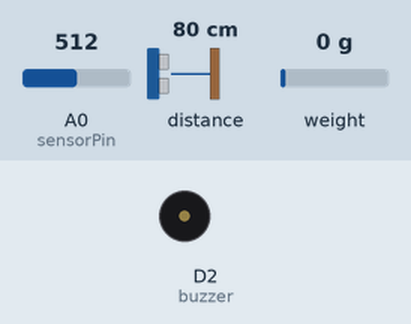
Simulated run of this sketch. Board: ESP8266 (NodeMCU). Parts: buzzer (waves = sounding). Inputs (shaded band) come from the test bench; at power-on: distance to the obstacle 80 cm, A0 (sensorPin) = 512, weight on the scale 0 g. The echo pulse lasts 58.3 µs per cm; WiFi joins after 1.5 s; servers stay silent unless stated; uploads are accepted with an empty reply; what the sketch prints to the serial monitor is not drawn.

Above: at 2.7 s.
2.8 s: distance to the obstacle set to 9 cm
13.9 s: distance to the obstacle set to 6 cm
15.8 s: distance to the obstacle set to 18 cm
At 18.5 s:
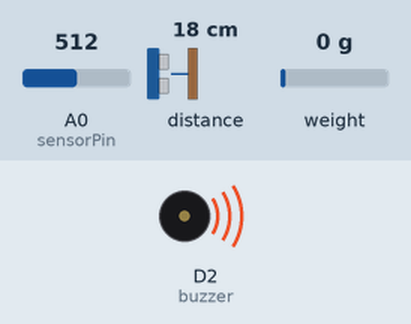
Timing chart, 0 to 28.9 s (numbered marks = the images above; inputs shaded):
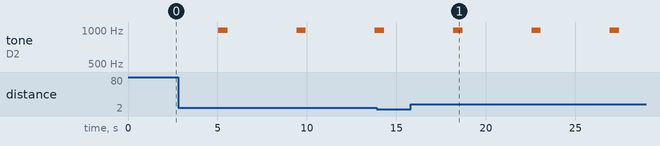

The sketch:

product-weight_count_level-dweet_ifttt.ino
```cpp
/*
Weight, Counter, and Level in 1 code
By- Bappaditya
simplified version- weight+count+level test
*/

#include <ESP8266WiFi.h>
#include "HX711.h" // Load Cell Amplifier
HX711 cell(D0, D1); // (data, CLK) Amplifier is connected to these pins on the NodeMCU ESP8266 Board

/// for weight
float scale = (8439000-8334400)/500.0f;   // for 10kg. scale... Typically around 210
float weight = 0;

/// for counter
int eggnos = 4;                       // max nos of eggs
int eggarray = eggnos-1;              // to use in array
int sensorPin = A0;                   // select the input pin for the potentiometer
int enable[] = {14, 12, 13, 15};      // enable reading sensor A,B,C,D // D5,D6,D7,D8

int sensorValue[] = {0, 0, 0, 0};  // variable to store the value coming from sensor A,B,C,D

int nos[] = {0, 0, 0, 0}; // change sensorValue to 0 or 1
int count = 0;  // sum of 0 or 1's

int countEggs(){
  count = 0;
  for (int j=0; j<=eggarray; j++){
    digitalWrite(enable[j], HIGH);
    sensorValue[j] = analogRead(sensorPin);
    Serial.println(sensorValue[j]);
    digitalWrite(enable[j], LOW);
    if(sensorValue[j]>785)          // depending on light intensity change "785"
      {nos[j]=0;}
      else
      {nos[j]=1;}
    delay(100);
  }
  for (int k=0; k<=eggarray; k++){
  count += nos[k];
  }
  Serial.println(count);
  return count;
}

/// for level and buzzer
// defines pins numbers
const int trigPin = 2;  //D4
const int echoPin = 0;  //D3
const int buzzer = 4;   //D2

// defines variables
long duration;
int distance;

void playBuzzer(){
  for (int i=0; i<500; i++){
  digitalWrite(buzzer, HIGH);
  delayMicroseconds(500);
  digitalWrite(buzzer, LOW);
  delayMicroseconds(500);
  }
//delay(100);
}

/// for wi-fi
const char* ssid     = "xxxxxx";      // your SSID here
const char* password = "xxxxxxxxxx";  // your password here
const int httpPort = 80;
WiFiClient client;

/// for dweet
const char* host = "www.dweet.io";
const char* thing  = "xxxxxxx";           // your thing name here
const char* thing_content1 = "Rice-gms.";
const char* thing_content2 = "Eggs-count";
const char* thing_content3 = "water-level-cm.";

/// for IFTTT
const char* key = "xxxxxxxxxxxxxx";     // your IFTTT key here
const char* host1 = "maker.ifttt.com";
const long sendPeriod2 = 60000L; // 1 minute for IFTTT

void sendToIFTTT(float count)
{
  Serial.print("connecting to ");
  Serial.println(host1);

  if (!client.connect(host1, httpPort)) {
    Serial.println("connection failed");
    return;
  }

  String url = "/trigger/low-egg/with/key/";
  url += key;
  url += "?value1=" + String(count);

  Serial.print("Requesting URL: ");
  Serial.println(url);

  String req = String("GET ") + url + " HTTP/1.1\r\n" +
               "Host: " + host1 + "\r\n" +
               "Connection: close\r\n\r\n";
  Serial.println(req);
  client.print(req);
    if (client.available())
  {
    Serial.write(client.read());
  }
}

void setup() {

  Serial.begin(115200);
  //delay(1000);    // not required
  // declare the enable and ledPin as an OUTPUT:
  for (int i=0; i<=eggarray; i++){
  pinMode(enable[i], OUTPUT);
  }

  pinMode(trigPin, OUTPUT); // Sets the trigPin as an Output
  pinMode(echoPin, INPUT);  // Sets the echoPin as an Input
  pinMode(buzzer, OUTPUT);

  // We start by connecting to a WiFi network

  Serial.println();
  Serial.println();
  Serial.print("Connecting to ");
  Serial.println(ssid);

  WiFi.begin(ssid, password);

  while (WiFi.status() != WL_CONNECTED) {
    delay(500);
    Serial.print(".");
  }

  Serial.println("");
  Serial.println("WiFi connected");
  Serial.println("IP address: ");
  Serial.println(WiFi.localIP());
}

void loop() {
  delay(3000);
  /// get weight
  weight=(cell.read()-8334400)/scale;   // substracting zero read 8334400, might be diff for you

  /// get counter
  // read the value from sensor A, B, C, D:
  countEggs();

  /// get level
  // Clears the trigPin
  digitalWrite(trigPin, LOW);
  delayMicroseconds(2);

  // Sets the trigPin on HIGH state for 10 micro seconds
  digitalWrite(trigPin, HIGH);
  delayMicroseconds(10);
  digitalWrite(trigPin, LOW);

  // Reads the echoPin, returns the sound wave travel time in microseconds
  duration = pulseIn(echoPin, HIGH, 50000);

  // Calculating the distance
  distance= duration*0.034/2;
  // Prints the distance on the Serial Monitor
  Serial.println(duration);
  Serial.print("Distance: ");
  Serial.println(distance);
  int level = 10 - distance;
  if (level <=3){
  playBuzzer();
  }
  //delay(500);

  Serial.println("----------------------------------------");

  Serial.print("connecting to ");
  Serial.println(host);

  // Use WiFiClient class to create TCP connections
  //WiFiClient client;

  if (!client.connect(host, httpPort)) {
    Serial.println("connection failed");
    return;
  }

  // We now create a URI for the request
  String url = "/dweet/for/";
  url += thing;
  url += "?";
  url += thing_content1;
  url += "=";
  url += weight;
  url += "&";
  url += thing_content2;
  url += "=";
  url += count;
  url += "&";
  url += thing_content3;
  url += "=";
  url += level;

  Serial.print("Requesting URL: ");
  Serial.println(url);
  Serial.println(cell.read());
  Serial.println(weight);

  // This will send the request to the server
  String req = String("GET ") + url + " HTTP/1.1\r\n" +
               "Host: " + host + "\r\n" +
               "Connection: close\r\n\r\n";
  Serial.println(req);
  client.print(req);
  if (client.available())
  {
    Serial.write(client.read());
  }

  /// sending to IFTTT
  static long lastReadingTime2 = 0;
  long now2 = millis();
  if (now2 > lastReadingTime2 + sendPeriod2)
  {
    if (count<2){
    //Serial.println(cell.read());    // it was there for weight
    Serial.println(count);
    sendToIFTTT(count);}
    lastReadingTime2 = now2;
  }
}
```

Measured:
- after the input at 15.8 s, tone on D2 (buzzer): alternates 992 Hz for 0.52 s and silent for 3.9 s, starting after 2.4 s
- by itself, tone on D2 (buzzer): alternates 992 Hz for 0.52 s and silent for 3.9 s
